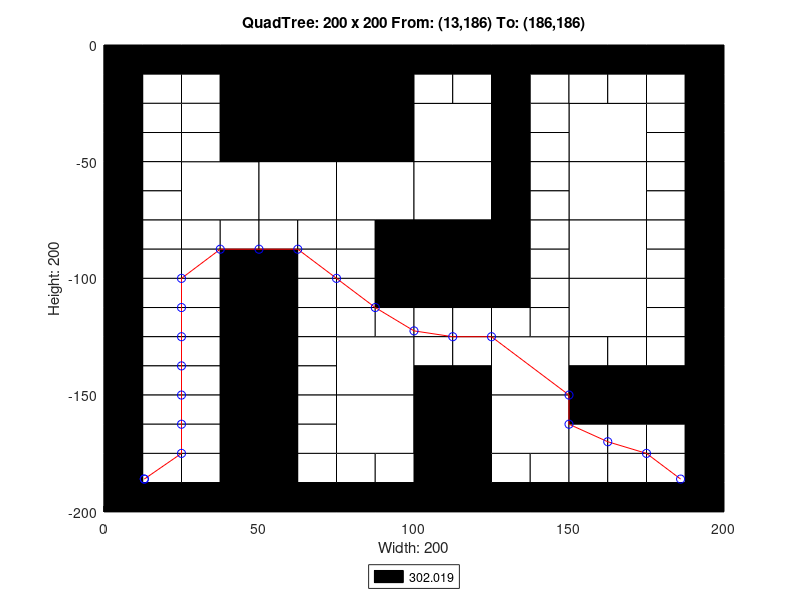

Reproduce this figure in MATLAB.
axis([0 200 -200 0]);
title('QuadTree: 200 x 200 From: (13,186) To: (186,186)');
xlabel('Width: 200');
ylabel('Height: 200');
rectangle('Position',[50 -50 50 50], 'FaceColor',[0 0 0]);
rectangle('Position',[25 -75 25 25], 'FaceColor',[1 1 1]);
rectangle('Position',[50 -75 25 25], 'FaceColor',[1 1 1]);
rectangle('Position',[75 -75 25 25], 'FaceColor',[1 1 1]);
rectangle('Position',[100 -50 25 25], 'FaceColor',[1 1 1]);
rectangle('Position',[150 -50 25 25], 'FaceColor',[1 1 1]);
rectangle('Position',[100 -75 25 25], 'FaceColor',[1 1 1]);
rectangle('Position',[100 -100 25 25], 'FaceColor',[0 0 0]);
rectangle('Position',[150 -75 25 25], 'FaceColor',[1 1 1]);
rectangle('Position',[150 -100 25 25], 'FaceColor',[1 1 1]);
rectangle('Position',[75 -150 25 25], 'FaceColor',[1 1 1]);
rectangle('Position',[75 -175 25 25], 'FaceColor',[1 1 1]);
rectangle('Position',[125 -150 25 25], 'FaceColor',[1 1 1]);
rectangle('Position',[150 -125 25 25], 'FaceColor',[1 1 1]);
rectangle('Position',[100 -175 25 25], 'FaceColor',[0 0 0]);
rectangle('Position',[125 -175 25 25], 'FaceColor',[1 1 1]);
rectangle('Position',[100 -200 25 25], 'FaceColor',[0 0 0]);
rectangle('Position',[0 -12.5 12.5 12.5], 'FaceColor',[0 0 0]);
rectangle('Position',[12.5 -12.5 12.5 12.5], 'FaceColor',[0 0 0]);
rectangle('Position',[0 -25 12.5 12.5], 'FaceColor',[0 0 0]);
rectangle('Position',[12.5 -25 12.5 12.5], 'FaceColor',[1 1 1]);
rectangle('Position',[25 -12.5 12.5 12.5], 'FaceColor',[0 0 0]);
rectangle('Position',[37.5 -12.5 12.5 12.5], 'FaceColor',[0 0 0]);
rectangle('Position',[25 -25 12.5 12.5], 'FaceColor',[1 1 1]);
rectangle('Position',[37.5 -25 12.5 12.5], 'FaceColor',[0 0 0]);
rectangle('Position',[0 -37.5 12.5 12.5], 'FaceColor',[0 0 0]);
rectangle('Position',[12.5 -37.5 12.5 12.5], 'FaceColor',[1 1 1]);
rectangle('Position',[0 -50 12.5 12.5], 'FaceColor',[0 0 0]);
rectangle('Position',[12.5 -50 12.5 12.5], 'FaceColor',[1 1 1]);
rectangle('Position',[25 -37.5 12.5 12.5], 'FaceColor',[1 1 1]);
rectangle('Position',[37.5 -37.5 12.5 12.5], 'FaceColor',[0 0 0]);
rectangle('Position',[25 -50 12.5 12.5], 'FaceColor',[1 1 1]);
rectangle('Position',[37.5 -50 12.5 12.5], 'FaceColor',[0 0 0]);
rectangle('Position',[0 -62.5 12.5 12.5], 'FaceColor',[0 0 0]);
rectangle('Position',[12.5 -62.5 12.5 12.5], 'FaceColor',[1 1 1]);
rectangle('Position',[0 -75 12.5 12.5], 'FaceColor',[0 0 0]);
rectangle('Position',[12.5 -75 12.5 12.5], 'FaceColor',[1 1 1]);
rectangle('Position',[0 -87.5 12.5 12.5], 'FaceColor',[0 0 0]);
rectangle('Position',[12.5 -87.5 12.5 12.5], 'FaceColor',[1 1 1]);
rectangle('Position',[0 -100 12.5 12.5], 'FaceColor',[0 0 0]);
rectangle('Position',[12.5 -100 12.5 12.5], 'FaceColor',[1 1 1]);
rectangle('Position',[25 -87.5 12.5 12.5], 'FaceColor',[1 1 1]);
rectangle('Position',[37.5 -87.5 12.5 12.5], 'FaceColor',[1 1 1]);
rectangle('Position',[25 -100 12.5 12.5], 'FaceColor',[1 1 1]);
rectangle('Position',[37.5 -100 12.5 12.5], 'FaceColor',[0 0 0]);
rectangle('Position',[50 -87.5 12.5 12.5], 'FaceColor',[1 1 1]);
rectangle('Position',[62.5 -87.5 12.5 12.5], 'FaceColor',[1 1 1]);
rectangle('Position',[50 -100 12.5 12.5], 'FaceColor',[0 0 0]);
rectangle('Position',[62.5 -100 12.5 12.5], 'FaceColor',[1 1 1]);
rectangle('Position',[75 -87.5 12.5 12.5], 'FaceColor',[1 1 1]);
rectangle('Position',[87.5 -87.5 12.5 12.5], 'FaceColor',[0 0 0]);
rectangle('Position',[75 -100 12.5 12.5], 'FaceColor',[1 1 1]);
rectangle('Position',[87.5 -100 12.5 12.5], 'FaceColor',[0 0 0]);
rectangle('Position',[100 -12.5 12.5 12.5], 'FaceColor',[0 0 0]);
rectangle('Position',[112.5 -12.5 12.5 12.5], 'FaceColor',[0 0 0]);
rectangle('Position',[100 -25 12.5 12.5], 'FaceColor',[1 1 1]);
rectangle('Position',[112.5 -25 12.5 12.5], 'FaceColor',[1 1 1]);
rectangle('Position',[125 -12.5 12.5 12.5], 'FaceColor',[0 0 0]);
rectangle('Position',[137.5 -12.5 12.5 12.5], 'FaceColor',[0 0 0]);
rectangle('Position',[125 -25 12.5 12.5], 'FaceColor',[0 0 0]);
rectangle('Position',[137.5 -25 12.5 12.5], 'FaceColor',[1 1 1]);
rectangle('Position',[125 -37.5 12.5 12.5], 'FaceColor',[0 0 0]);
rectangle('Position',[137.5 -37.5 12.5 12.5], 'FaceColor',[1 1 1]);
rectangle('Position',[125 -50 12.5 12.5], 'FaceColor',[0 0 0]);
rectangle('Position',[137.5 -50 12.5 12.5], 'FaceColor',[1 1 1]);
rectangle('Position',[150 -12.5 12.5 12.5], 'FaceColor',[0 0 0]);
rectangle('Position',[162.5 -12.5 12.5 12.5], 'FaceColor',[0 0 0]);
rectangle('Position',[150 -25 12.5 12.5], 'FaceColor',[1 1 1]);
rectangle('Position',[162.5 -25 12.5 12.5], 'FaceColor',[1 1 1]);
rectangle('Position',[175 -12.5 12.5 12.5], 'FaceColor',[0 0 0]);
rectangle('Position',[187.5 -12.5 12.5 12.5], 'FaceColor',[0 0 0]);
rectangle('Position',[175 -25 12.5 12.5], 'FaceColor',[1 1 1]);
rectangle('Position',[187.5 -25 12.5 12.5], 'FaceColor',[0 0 0]);
rectangle('Position',[175 -37.5 12.5 12.5], 'FaceColor',[1 1 1]);
rectangle('Position',[187.5 -37.5 12.5 12.5], 'FaceColor',[0 0 0]);
rectangle('Position',[175 -50 12.5 12.5], 'FaceColor',[1 1 1]);
rectangle('Position',[187.5 -50 12.5 12.5], 'FaceColor',[0 0 0]);
rectangle('Position',[125 -62.5 12.5 12.5], 'FaceColor',[0 0 0]);
rectangle('Position',[137.5 -62.5 12.5 12.5], 'FaceColor',[1 1 1]);
rectangle('Position',[125 -75 12.5 12.5], 'FaceColor',[0 0 0]);
rectangle('Position',[137.5 -75 12.5 12.5], 'FaceColor',[1 1 1]);
rectangle('Position',[125 -87.5 12.5 12.5], 'FaceColor',[0 0 0]);
rectangle('Position',[137.5 -87.5 12.5 12.5], 'FaceColor',[1 1 1]);
rectangle('Position',[125 -100 12.5 12.5], 'FaceColor',[0 0 0]);
rectangle('Position',[137.5 -100 12.5 12.5], 'FaceColor',[1 1 1]);
rectangle('Position',[175 -62.5 12.5 12.5], 'FaceColor',[1 1 1]);
rectangle('Position',[187.5 -62.5 12.5 12.5], 'FaceColor',[0 0 0]);
rectangle('Position',[175 -75 12.5 12.5], 'FaceColor',[1 1 1]);
rectangle('Position',[187.5 -75 12.5 12.5], 'FaceColor',[0 0 0]);
rectangle('Position',[175 -87.5 12.5 12.5], 'FaceColor',[1 1 1]);
rectangle('Position',[187.5 -87.5 12.5 12.5], 'FaceColor',[0 0 0]);
rectangle('Position',[175 -100 12.5 12.5], 'FaceColor',[1 1 1]);
rectangle('Position',[187.5 -100 12.5 12.5], 'FaceColor',[0 0 0]);
rectangle('Position',[0 -112.5 12.5 12.5], 'FaceColor',[0 0 0]);
rectangle('Position',[12.5 -112.5 12.5 12.5], 'FaceColor',[1 1 1]);
rectangle('Position',[0 -125 12.5 12.5], 'FaceColor',[0 0 0]);
rectangle('Position',[12.5 -125 12.5 12.5], 'FaceColor',[1 1 1]);
rectangle('Position',[25 -112.5 12.5 12.5], 'FaceColor',[1 1 1]);
rectangle('Position',[37.5 -112.5 12.5 12.5], 'FaceColor',[0 0 0]);
rectangle('Position',[25 -125 12.5 12.5], 'FaceColor',[1 1 1]);
rectangle('Position',[37.5 -125 12.5 12.5], 'FaceColor',[0 0 0]);
rectangle('Position',[0 -137.5 12.5 12.5], 'FaceColor',[0 0 0]);
rectangle('Position',[12.5 -137.5 12.5 12.5], 'FaceColor',[1 1 1]);
rectangle('Position',[0 -150 12.5 12.5], 'FaceColor',[0 0 0]);
rectangle('Position',[12.5 -150 12.5 12.5], 'FaceColor',[1 1 1]);
rectangle('Position',[25 -137.5 12.5 12.5], 'FaceColor',[1 1 1]);
rectangle('Position',[37.5 -137.5 12.5 12.5], 'FaceColor',[0 0 0]);
rectangle('Position',[25 -150 12.5 12.5], 'FaceColor',[1 1 1]);
rectangle('Position',[37.5 -150 12.5 12.5], 'FaceColor',[0 0 0]);
rectangle('Position',[50 -112.5 12.5 12.5], 'FaceColor',[0 0 0]);
rectangle('Position',[62.5 -112.5 12.5 12.5], 'FaceColor',[1 1 1]);
rectangle('Position',[50 -125 12.5 12.5], 'FaceColor',[0 0 0]);
rectangle('Position',[62.5 -125 12.5 12.5], 'FaceColor',[1 1 1]);
rectangle('Position',[75 -112.5 12.5 12.5], 'FaceColor',[1 1 1]);
rectangle('Position',[87.5 -112.5 12.5 12.5], 'FaceColor',[0 0 0]);
rectangle('Position',[75 -125 12.5 12.5], 'FaceColor',[1 1 1]);
rectangle('Position',[87.5 -125 12.5 12.5], 'FaceColor',[1 1 1]);
rectangle('Position',[50 -137.5 12.5 12.5], 'FaceColor',[0 0 0]);
rectangle('Position',[62.5 -137.5 12.5 12.5], 'FaceColor',[1 1 1]);
rectangle('Position',[50 -150 12.5 12.5], 'FaceColor',[0 0 0]);
rectangle('Position',[62.5 -150 12.5 12.5], 'FaceColor',[1 1 1]);
rectangle('Position',[0 -162.5 12.5 12.5], 'FaceColor',[0 0 0]);
rectangle('Position',[12.5 -162.5 12.5 12.5], 'FaceColor',[1 1 1]);
rectangle('Position',[0 -175 12.5 12.5], 'FaceColor',[0 0 0]);
rectangle('Position',[12.5 -175 12.5 12.5], 'FaceColor',[1 1 1]);
rectangle('Position',[25 -162.5 12.5 12.5], 'FaceColor',[1 1 1]);
rectangle('Position',[37.5 -162.5 12.5 12.5], 'FaceColor',[0 0 0]);
rectangle('Position',[25 -175 12.5 12.5], 'FaceColor',[1 1 1]);
rectangle('Position',[37.5 -175 12.5 12.5], 'FaceColor',[0 0 0]);
rectangle('Position',[0 -187.5 12.5 12.5], 'FaceColor',[0 0 0]);
rectangle('Position',[12.5 -187.5 12.5 12.5], 'FaceColor',[1 1 1]);
rectangle('Position',[0 -200 12.5 12.5], 'FaceColor',[0 0 0]);
rectangle('Position',[12.5 -200 12.5 12.5], 'FaceColor',[0 0 0]);
rectangle('Position',[25 -187.5 12.5 12.5], 'FaceColor',[1 1 1]);
rectangle('Position',[37.5 -187.5 12.5 12.5], 'FaceColor',[0 0 0]);
rectangle('Position',[25 -200 12.5 12.5], 'FaceColor',[0 0 0]);
rectangle('Position',[37.5 -200 12.5 12.5], 'FaceColor',[0 0 0]);
rectangle('Position',[50 -162.5 12.5 12.5], 'FaceColor',[0 0 0]);
rectangle('Position',[62.5 -162.5 12.5 12.5], 'FaceColor',[1 1 1]);
rectangle('Position',[50 -175 12.5 12.5], 'FaceColor',[0 0 0]);
rectangle('Position',[62.5 -175 12.5 12.5], 'FaceColor',[1 1 1]);
rectangle('Position',[50 -187.5 12.5 12.5], 'FaceColor',[0 0 0]);
rectangle('Position',[62.5 -187.5 12.5 12.5], 'FaceColor',[1 1 1]);
rectangle('Position',[50 -200 12.5 12.5], 'FaceColor',[0 0 0]);
rectangle('Position',[62.5 -200 12.5 12.5], 'FaceColor',[0 0 0]);
rectangle('Position',[75 -187.5 12.5 12.5], 'FaceColor',[1 1 1]);
rectangle('Position',[87.5 -187.5 12.5 12.5], 'FaceColor',[1 1 1]);
rectangle('Position',[75 -200 12.5 12.5], 'FaceColor',[0 0 0]);
rectangle('Position',[87.5 -200 12.5 12.5], 'FaceColor',[0 0 0]);
rectangle('Position',[100 -112.5 12.5 12.5], 'FaceColor',[0 0 0]);
rectangle('Position',[112.5 -112.5 12.5 12.5], 'FaceColor',[0 0 0]);
rectangle('Position',[100 -125 12.5 12.5], 'FaceColor',[1 1 1]);
rectangle('Position',[112.5 -125 12.5 12.5], 'FaceColor',[1 1 1]);
rectangle('Position',[125 -112.5 12.5 12.5], 'FaceColor',[0 0 0]);
rectangle('Position',[137.5 -112.5 12.5 12.5], 'FaceColor',[1 1 1]);
rectangle('Position',[125 -125 12.5 12.5], 'FaceColor',[1 1 1]);
rectangle('Position',[137.5 -125 12.5 12.5], 'FaceColor',[1 1 1]);
rectangle('Position',[100 -137.5 12.5 12.5], 'FaceColor',[1 1 1]);
rectangle('Position',[112.5 -137.5 12.5 12.5], 'FaceColor',[1 1 1]);
rectangle('Position',[100 -150 12.5 12.5], 'FaceColor',[0 0 0]);
rectangle('Position',[112.5 -150 12.5 12.5], 'FaceColor',[0 0 0]);
rectangle('Position',[175 -112.5 12.5 12.5], 'FaceColor',[1 1 1]);
rectangle('Position',[187.5 -112.5 12.5 12.5], 'FaceColor',[0 0 0]);
rectangle('Position',[175 -125 12.5 12.5], 'FaceColor',[1 1 1]);
rectangle('Position',[187.5 -125 12.5 12.5], 'FaceColor',[0 0 0]);
rectangle('Position',[150 -137.5 12.5 12.5], 'FaceColor',[1 1 1]);
rectangle('Position',[162.5 -137.5 12.5 12.5], 'FaceColor',[1 1 1]);
rectangle('Position',[150 -150 12.5 12.5], 'FaceColor',[0 0 0]);
rectangle('Position',[162.5 -150 12.5 12.5], 'FaceColor',[0 0 0]);
rectangle('Position',[175 -137.5 12.5 12.5], 'FaceColor',[1 1 1]);
rectangle('Position',[187.5 -137.5 12.5 12.5], 'FaceColor',[0 0 0]);
rectangle('Position',[175 -150 12.5 12.5], 'FaceColor',[0 0 0]);
rectangle('Position',[187.5 -150 12.5 12.5], 'FaceColor',[0 0 0]);
rectangle('Position',[125 -187.5 12.5 12.5], 'FaceColor',[1 1 1]);
rectangle('Position',[137.5 -187.5 12.5 12.5], 'FaceColor',[1 1 1]);
rectangle('Position',[125 -200 12.5 12.5], 'FaceColor',[0 0 0]);
rectangle('Position',[137.5 -200 12.5 12.5], 'FaceColor',[0 0 0]);
rectangle('Position',[150 -162.5 12.5 12.5], 'FaceColor',[0 0 0]);
rectangle('Position',[162.5 -162.5 12.5 12.5], 'FaceColor',[0 0 0]);
rectangle('Position',[150 -175 12.5 12.5], 'FaceColor',[1 1 1]);
rectangle('Position',[162.5 -175 12.5 12.5], 'FaceColor',[1 1 1]);
rectangle('Position',[175 -162.5 12.5 12.5], 'FaceColor',[0 0 0]);
rectangle('Position',[187.5 -162.5 12.5 12.5], 'FaceColor',[0 0 0]);
rectangle('Position',[175 -175 12.5 12.5], 'FaceColor',[1 1 1]);
rectangle('Position',[187.5 -175 12.5 12.5], 'FaceColor',[0 0 0]);
rectangle('Position',[150 -187.5 12.5 12.5], 'FaceColor',[1 1 1]);
rectangle('Position',[162.5 -187.5 12.5 12.5], 'FaceColor',[1 1 1]);
rectangle('Position',[150 -200 12.5 12.5], 'FaceColor',[0 0 0]);
rectangle('Position',[162.5 -200 12.5 12.5], 'FaceColor',[0 0 0]);
rectangle('Position',[175 -187.5 12.5 12.5], 'FaceColor',[1 1 1]);
rectangle('Position',[187.5 -187.5 12.5 12.5], 'FaceColor',[0 0 0]);
rectangle('Position',[175 -200 12.5 12.5], 'FaceColor',[0 0 0]);
rectangle('Position',[187.5 -200 12.5 12.5], 'FaceColor',[0 0 0]);
X=[186,175,162.5,150,150,125,112.5,100,87.5,75,62.5,50,37.5,25,25,25,25,25,25,25,13,13];
Y=[-186,-175,-170,-162.5,-150,-125,-125,-122.5,-112.5,-100,-87.5,-87.5,-87.5,-100,-112.5,-125,-137.5,-150,-162.5,-175,-186,-186];
hold on;
plot(X,Y,'r');
plot(X,Y,'bo');
legend('302.019','Location','southoutside');
